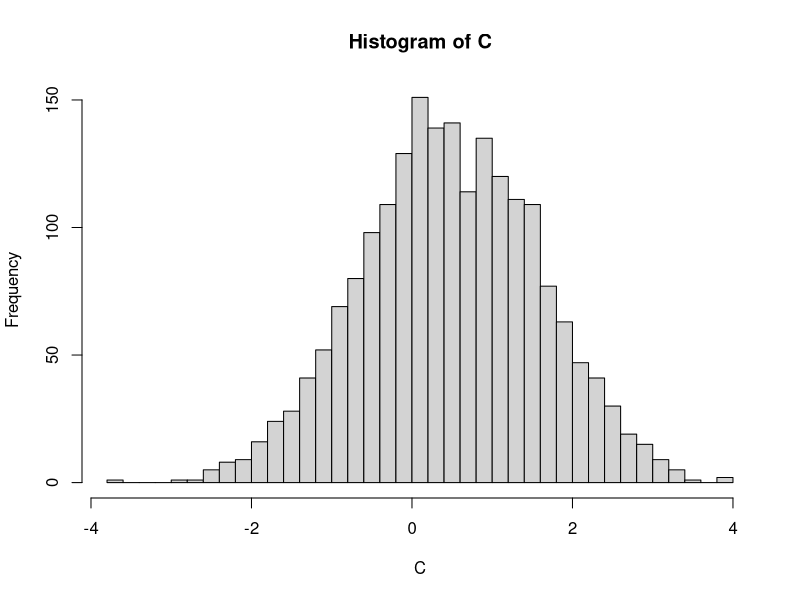
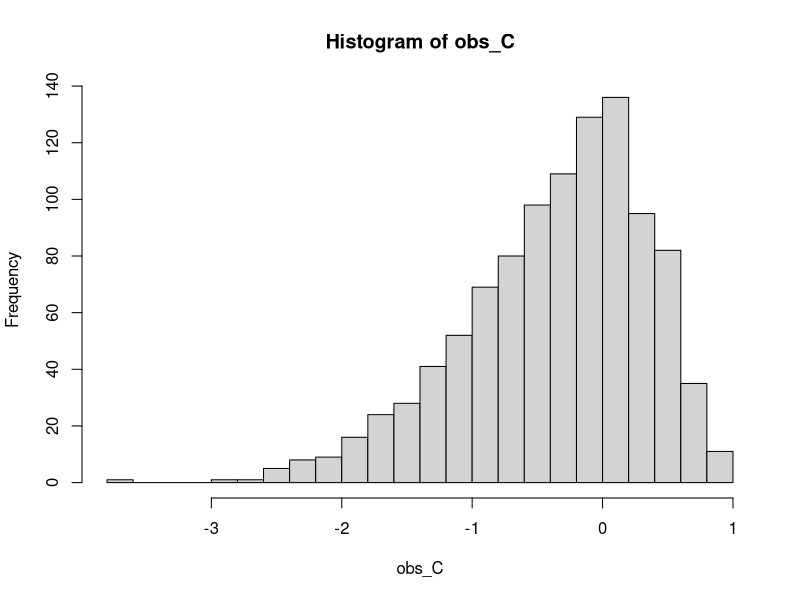

Write R code to recreate these figures, in order.
n <- 2000
Latent <- runif(n)
b <- rbinom(n, 1, 0.5)
# C <- b*rnorm(n, mean = 0.1, sd = .5) + (1-b)*rnorm(n, mean = 1.9, sd = .5)
C <- 1*rbinom(n, 1, 0.5) + rnorm(n)
# C <- 0.8
Y <- pmin(Latent, C)
delta <- 1*(Latent <= C)

hist(C, breaks = 30)

obs_C <- Y[delta == 0]
hist(obs_C, breaks = 30)
